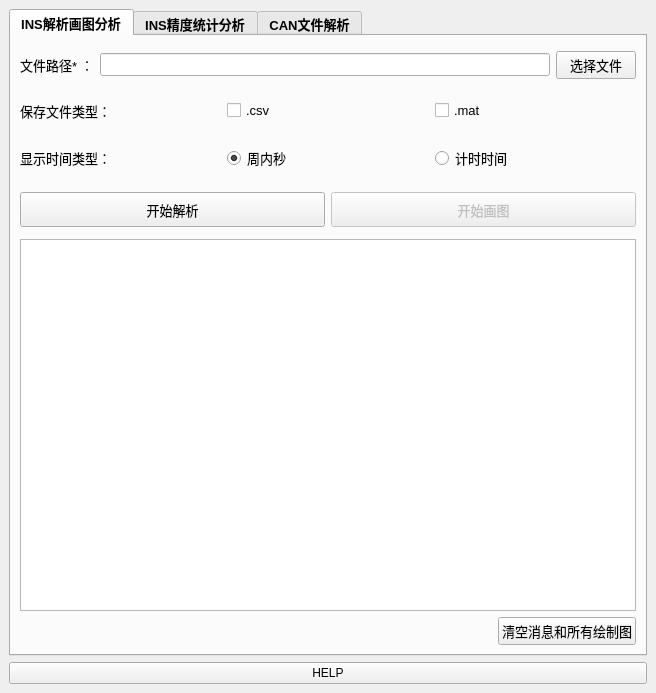
<?xml version="1.0" encoding="UTF-8"?>
<ui version="4.0">
 <class>MainWindow</class>
 <widget class="QMainWindow" name="MainWindow">
  <property name="geometry">
   <rect>
    <x>0</x>
    <y>0</y>
    <width>656</width>
    <height>693</height>
   </rect>
  </property>
  <property name="font">
   <font>
    <weight>50</weight>
    <italic>false</italic>
    <bold>false</bold>
   </font>
  </property>
  <property name="windowTitle">
   <string>数据解析与分析工具V2.0.4   Powered by 算法部 2023/02/03</string>
  </property>
  <property name="windowIcon">
   <iconset>
    <normaloff>C:/Users/wenzixuan/.designer/backup/AsensingIco.ico</normaloff>C:/Users/wenzixuan/.designer/backup/AsensingIco.ico</iconset>
  </property>
  <widget class="QWidget" name="centralwidget">
   <layout class="QVBoxLayout" name="verticalLayout_7">
    <item>
     <widget class="QTabWidget" name="textBro_PrintMsg2">
      <property name="font">
       <font>
        <pointsize>10</pointsize>
        <weight>75</weight>
        <italic>false</italic>
        <bold>true</bold>
       </font>
      </property>
      <property name="currentIndex">
       <number>0</number>
      </property>
      <widget class="QWidget" name="tab1">
       <property name="font">
        <font>
         <pointsize>10</pointsize>
         <weight>50</weight>
         <italic>false</italic>
         <bold>false</bold>
        </font>
       </property>
       <attribute name="title">
        <string>INS解析画图分析</string>
       </attribute>
       <layout class="QVBoxLayout" name="verticalLayout_2">
        <item>
         <widget class="QWidget" name="widget" native="true">
          <layout class="QHBoxLayout" name="horizontalLayout">
           <property name="leftMargin">
            <number>0</number>
           </property>
           <property name="topMargin">
            <number>6</number>
           </property>
           <property name="rightMargin">
            <number>0</number>
           </property>
           <property name="bottomMargin">
            <number>6</number>
           </property>
           <item>
            <widget class="QLabel" name="label_2">
             <property name="text">
              <string>文件路径* ：</string>
             </property>
            </widget>
           </item>
           <item>
            <widget class="QLineEdit" name="lineEdit_GetFile"/>
           </item>
           <item>
            <widget class="QPushButton" name="pushBtn_SelectFile">
             <property name="text">
              <string>选择文件</string>
             </property>
            </widget>
           </item>
          </layout>
         </widget>
        </item>
        <item>
         <widget class="QWidget" name="widget_2" native="true">
          <layout class="QHBoxLayout" name="horizontalLayout_2">
           <property name="leftMargin">
            <number>0</number>
           </property>
           <property name="topMargin">
            <number>9</number>
           </property>
           <property name="rightMargin">
            <number>0</number>
           </property>
           <property name="bottomMargin">
            <number>9</number>
           </property>
           <item>
            <widget class="QLabel" name="label_3">
             <property name="text">
              <string>保存文件类型：</string>
             </property>
            </widget>
           </item>
           <item>
            <widget class="QCheckBox" name="checkBox_csv">
             <property name="text">
              <string>.csv</string>
             </property>
            </widget>
           </item>
           <item>
            <widget class="QCheckBox" name="checkBox_mat">
             <property name="text">
              <string>.mat</string>
             </property>
            </widget>
           </item>
          </layout>
         </widget>
        </item>
        <item>
         <widget class="QWidget" name="widget_12" native="true">
          <layout class="QHBoxLayout" name="horizontalLayout_10">
           <property name="leftMargin">
            <number>0</number>
           </property>
           <property name="topMargin">
            <number>9</number>
           </property>
           <property name="rightMargin">
            <number>0</number>
           </property>
           <property name="bottomMargin">
            <number>9</number>
           </property>
           <item>
            <widget class="QLabel" name="label_6">
             <property name="text">
              <string>显示时间类型：</string>
             </property>
            </widget>
           </item>
           <item>
            <widget class="QRadioButton" name="radioButton_tow">
             <property name="text">
              <string>周内秒</string>
             </property>
             <property name="checked">
              <bool>true</bool>
             </property>
            </widget>
           </item>
           <item>
            <widget class="QRadioButton" name="radioButton_time">
             <property name="text">
              <string>计时时间</string>
             </property>
            </widget>
           </item>
          </layout>
         </widget>
        </item>
        <item>
         <widget class="QWidget" name="widget_7" native="true">
          <layout class="QHBoxLayout" name="horizontalLayout_7">
           <property name="leftMargin">
            <number>0</number>
           </property>
           <property name="topMargin">
            <number>6</number>
           </property>
           <property name="rightMargin">
            <number>0</number>
           </property>
           <property name="bottomMargin">
            <number>6</number>
           </property>
           <item>
            <widget class="QPushButton" name="pushBtn_StartParse1">
             <property name="minimumSize">
              <size>
               <width>0</width>
               <height>35</height>
              </size>
             </property>
             <property name="font">
              <font>
               <pointsize>10</pointsize>
               <weight>50</weight>
               <italic>false</italic>
               <bold>false</bold>
              </font>
             </property>
             <property name="text">
              <string>开始解析</string>
             </property>
             <property name="autoRepeatDelay">
              <number>300</number>
             </property>
            </widget>
           </item>
           <item>
            <widget class="QPushButton" name="pushBtn_StartPlot1">
             <property name="enabled">
              <bool>false</bool>
             </property>
             <property name="minimumSize">
              <size>
               <width>0</width>
               <height>35</height>
              </size>
             </property>
             <property name="font">
              <font>
               <pointsize>10</pointsize>
               <weight>50</weight>
               <italic>false</italic>
               <bold>false</bold>
              </font>
             </property>
             <property name="text">
              <string>开始画图</string>
             </property>
             <property name="autoRepeatDelay">
              <number>300</number>
             </property>
            </widget>
           </item>
          </layout>
         </widget>
        </item>
        <item>
         <widget class="QTextBrowser" name="textBrowser_showmsg1">
          <property name="font">
           <font>
            <pointsize>9</pointsize>
            <weight>50</weight>
            <italic>false</italic>
            <bold>false</bold>
           </font>
          </property>
         </widget>
        </item>
        <item>
         <widget class="QWidget" name="widget_3" native="true">
          <layout class="QHBoxLayout" name="horizontalLayout_3">
           <property name="spacing">
            <number>6</number>
           </property>
           <property name="leftMargin">
            <number>0</number>
           </property>
           <property name="topMargin">
            <number>0</number>
           </property>
           <property name="rightMargin">
            <number>0</number>
           </property>
           <property name="bottomMargin">
            <number>0</number>
           </property>
           <item>
            <spacer name="horizontalSpacer">
             <property name="orientation">
              <enum>Qt::Horizontal</enum>
             </property>
             <property name="sizeHint" stdset="0">
              <size>
               <width>306</width>
               <height>20</height>
              </size>
             </property>
            </spacer>
           </item>
           <item>
            <widget class="QPushButton" name="pushBtn_ClearMsg1">
             <property name="text">
              <string>清空消息和所有绘制图</string>
             </property>
            </widget>
           </item>
          </layout>
         </widget>
        </item>
       </layout>
      </widget>
      <widget class="QWidget" name="tab_2">
       <property name="enabled">
        <bool>true</bool>
       </property>
       <property name="font">
        <font>
         <pointsize>10</pointsize>
         <weight>50</weight>
         <italic>false</italic>
         <bold>false</bold>
        </font>
       </property>
       <attribute name="title">
        <string>INS精度统计分析</string>
       </attribute>
       <layout class="QVBoxLayout" name="verticalLayout_6">
        <item>
         <widget class="QWidget" name="widget_5" native="true">
          <layout class="QHBoxLayout" name="horizontalLayout_5">
           <property name="leftMargin">
            <number>0</number>
           </property>
           <property name="topMargin">
            <number>6</number>
           </property>
           <property name="rightMargin">
            <number>0</number>
           </property>
           <property name="bottomMargin">
            <number>6</number>
           </property>
           <item>
            <widget class="QLabel" name="label_5">
             <property name="text">
              <string>参考文件*  ：</string>
             </property>
            </widget>
           </item>
           <item>
            <widget class="QLineEdit" name="lineEdit_GetRefFile">
             <property name="placeholderText">
              <string>文件名中含设备名(仅支持100C和320)，如：&quot;test_100C.txt&quot;</string>
             </property>
            </widget>
           </item>
           <item>
            <widget class="QPushButton" name="pushBtn_SelectRef">
             <property name="text">
              <string>选择文件</string>
             </property>
            </widget>
           </item>
           <item>
            <widget class="QComboBox" name="select_type">
             <property name="font">
              <font>
               <family>黑体</family>
               <pointsize>9</pointsize>
               <weight>50</weight>
               <italic>false</italic>
               <bold>false</bold>
              </font>
             </property>
             <item>
              <property name="text">
               <string>100C</string>
              </property>
             </item>
             <item>
              <property name="text">
               <string>320</string>
              </property>
             </item>
            </widget>
           </item>
          </layout>
         </widget>
        </item>
        <item>
         <widget class="QWidget" name="widget_10" native="true">
          <layout class="QVBoxLayout" name="verticalLayout">
           <property name="spacing">
            <number>0</number>
           </property>
           <property name="leftMargin">
            <number>0</number>
           </property>
           <property name="topMargin">
            <number>0</number>
           </property>
           <property name="rightMargin">
            <number>0</number>
           </property>
           <property name="bottomMargin">
            <number>0</number>
           </property>
           <item>
            <widget class="QWidget" name="widget_6" native="true">
             <layout class="QHBoxLayout" name="horizontalLayout_6">
              <property name="leftMargin">
               <number>0</number>
              </property>
              <property name="topMargin">
               <number>6</number>
              </property>
              <property name="rightMargin">
               <number>0</number>
              </property>
              <property name="bottomMargin">
               <number>6</number>
              </property>
              <item>
               <widget class="QLabel" name="label">
                <property name="text">
                 <string>测试文件*  ：</string>
                </property>
               </widget>
              </item>
              <item>
               <widget class="QLineEdit" name="lineEdit_GetInsFile"/>
              </item>
              <item>
               <widget class="QPushButton" name="pushBtn_SelectIns">
                <property name="text">
                 <string>选择文件</string>
                </property>
               </widget>
              </item>
              <item>
               <widget class="QToolButton" name="toolButton">
                <property name="whatsThis">
                 <string>&lt;html&gt;&lt;head/&gt;&lt;body&gt;&lt;p&gt;参数设置&lt;/p&gt;&lt;/body&gt;&lt;/html&gt;</string>
                </property>
                <property name="text">
                 <string>...</string>
                </property>
               </widget>
              </item>
             </layout>
            </widget>
           </item>
          </layout>
         </widget>
        </item>
        <item>
         <widget class="QWidget" name="widget_9" native="true">
          <layout class="QHBoxLayout" name="horizontalLayout_9">
           <item>
            <widget class="QPushButton" name="pushBtn_SelectIns_2">
             <property name="text">
              <string>+ 添加测试文件</string>
             </property>
            </widget>
           </item>
           <item>
            <widget class="QToolButton" name="clear_test_file">
             <property name="focusPolicy">
              <enum>Qt::StrongFocus</enum>
             </property>
             <property name="whatsThis">
              <string/>
             </property>
             <property name="text">
              <string>清除测试文件</string>
             </property>
            </widget>
           </item>
           <item>
            <spacer name="horizontalSpacer_4">
             <property name="orientation">
              <enum>Qt::Horizontal</enum>
             </property>
             <property name="sizeHint" stdset="0">
              <size>
               <width>40</width>
               <height>20</height>
              </size>
             </property>
            </spacer>
           </item>
           <item>
            <widget class="QPushButton" name="pushBtn_addScene">
             <property name="text">
              <string>+添加场景</string>
             </property>
            </widget>
           </item>
           <item>
            <widget class="QToolButton" name="importScene">
             <property name="whatsThis">
              <string>&lt;html&gt;&lt;head/&gt;&lt;body&gt;&lt;p&gt;参数设置&lt;/p&gt;&lt;/body&gt;&lt;/html&gt;</string>
             </property>
             <property name="text">
              <string>导入/清除场景</string>
             </property>
            </widget>
           </item>
          </layout>
         </widget>
        </item>
        <item>
         <widget class="QWidget" name="widget_16" native="true">
          <layout class="QVBoxLayout" name="verticalLayout_4">
           <property name="spacing">
            <number>0</number>
           </property>
           <property name="leftMargin">
            <number>0</number>
           </property>
           <property name="topMargin">
            <number>0</number>
           </property>
           <property name="rightMargin">
            <number>0</number>
           </property>
           <property name="bottomMargin">
            <number>0</number>
           </property>
           <item>
            <widget class="QWidget" name="widget_11" native="true">
             <layout class="QHBoxLayout" name="horizontalLayout_11">
              <property name="leftMargin">
               <number>0</number>
              </property>
              <property name="topMargin">
               <number>6</number>
              </property>
              <property name="rightMargin">
               <number>0</number>
              </property>
              <property name="bottomMargin">
               <number>6</number>
              </property>
              <item>
               <widget class="QLabel" name="label_9">
                <property name="whatsThis">
                 <string>&lt;html&gt;&lt;head/&gt;&lt;body&gt;&lt;p&gt;默认统计全程时间&lt;/p&gt;&lt;/body&gt;&lt;/html&gt;</string>
                </property>
                <property name="text">
                 <string>场景：</string>
                </property>
               </widget>
              </item>
              <item>
               <widget class="QLineEdit" name="lineEdit_scene">
                <property name="layoutDirection">
                 <enum>Qt::LeftToRight</enum>
                </property>
                <property name="text">
                 <string/>
                </property>
                <property name="placeholderText">
                 <string>高速/隧道/等...</string>
                </property>
               </widget>
              </item>
              <item>
               <widget class="QLabel" name="label_7">
                <property name="whatsThis">
                 <string>&lt;html&gt;&lt;head/&gt;&lt;body&gt;&lt;p&gt;默认统计全程时间&lt;/p&gt;&lt;/body&gt;&lt;/html&gt;</string>
                </property>
                <property name="text">
                 <string>开始(周内秒, s)：</string>
                </property>
               </widget>
              </item>
              <item>
               <widget class="QLineEdit" name="lineEdit_StarTime">
                <property name="text">
                 <string/>
                </property>
                <property name="placeholderText">
                 <string>0</string>
                </property>
               </widget>
              </item>
              <item>
               <widget class="QLabel" name="label_8">
                <property name="text">
                 <string> 结束(周内秒, s)：</string>
                </property>
               </widget>
              </item>
              <item>
               <widget class="QLineEdit" name="lineEdit_EndTime">
                <property name="text">
                 <string/>
                </property>
                <property name="placeholderText">
                 <string>0</string>
                </property>
               </widget>
              </item>
             </layout>
            </widget>
           </item>
          </layout>
         </widget>
        </item>
        <item>
         <widget class="QWidget" name="widget_8" native="true">
          <layout class="QHBoxLayout" name="horizontalLayout_8">
           <property name="leftMargin">
            <number>0</number>
           </property>
           <property name="topMargin">
            <number>2</number>
           </property>
           <property name="rightMargin">
            <number>0</number>
           </property>
           <property name="bottomMargin">
            <number>6</number>
           </property>
           <item>
            <widget class="QPushButton" name="pushBtn_StartParse2">
             <property name="enabled">
              <bool>true</bool>
             </property>
             <property name="minimumSize">
              <size>
               <width>0</width>
               <height>35</height>
              </size>
             </property>
             <property name="font">
              <font>
               <pointsize>10</pointsize>
               <weight>50</weight>
               <italic>false</italic>
               <bold>false</bold>
              </font>
             </property>
             <property name="text">
              <string>开始统计</string>
             </property>
            </widget>
           </item>
           <item>
            <widget class="QPushButton" name="pushBtn_StartPlot2">
             <property name="enabled">
              <bool>false</bool>
             </property>
             <property name="minimumSize">
              <size>
               <width>0</width>
               <height>35</height>
              </size>
             </property>
             <property name="font">
              <font>
               <pointsize>10</pointsize>
               <weight>50</weight>
               <italic>false</italic>
               <bold>false</bold>
              </font>
             </property>
             <property name="text">
              <string>开始画图</string>
             </property>
            </widget>
           </item>
           <item>
            <widget class="QWidget" name="widget_13" native="true">
             <layout class="QHBoxLayout" name="horizontalLayout_13">
              <property name="leftMargin">
               <number>0</number>
              </property>
              <property name="topMargin">
               <number>6</number>
              </property>
              <property name="rightMargin">
               <number>0</number>
              </property>
              <property name="bottomMargin">
               <number>6</number>
              </property>
              <item>
               <widget class="QLabel" name="label_10">
                <property name="text">
                 <string>显示时间类型：</string>
                </property>
               </widget>
              </item>
              <item>
               <widget class="QRadioButton" name="radioButton_tow2">
                <property name="text">
                 <string>周内秒</string>
                </property>
                <property name="checked">
                 <bool>true</bool>
                </property>
               </widget>
              </item>
              <item>
               <widget class="QRadioButton" name="radioButton_time2">
                <property name="text">
                 <string>计时时间</string>
                </property>
               </widget>
              </item>
              <item>
               <spacer name="horizontalSpacer_5">
                <property name="orientation">
                 <enum>Qt::Horizontal</enum>
                </property>
                <property name="sizeHint" stdset="0">
                 <size>
                  <width>40</width>
                  <height>20</height>
                 </size>
                </property>
               </spacer>
              </item>
              <item>
               <widget class="QLabel" name="label_4">
                <property name="text">
                 <string>显示GPS数量：</string>
                </property>
               </widget>
              </item>
              <item>
               <widget class="QSpinBox" name="showGPS_spinBox">
                <property name="minimum">
                 <number>1</number>
                </property>
               </widget>
              </item>
              <item>
               <spacer name="horizontalSpacer_3">
                <property name="orientation">
                 <enum>Qt::Horizontal</enum>
                </property>
                <property name="sizeHint" stdset="0">
                 <size>
                  <width>40</width>
                  <height>20</height>
                 </size>
                </property>
               </spacer>
              </item>
             </layout>
            </widget>
           </item>
          </layout>
         </widget>
        </item>
        <item>
         <widget class="QTextBrowser" name="textBrowser_showmsg2">
          <property name="cursor" stdset="0">
           <cursorShape>IBeamCursor</cursorShape>
          </property>
         </widget>
        </item>
        <item>
         <widget class="QWidget" name="widget_4" native="true">
          <layout class="QHBoxLayout" name="horizontalLayout_4">
           <property name="spacing">
            <number>9</number>
           </property>
           <property name="leftMargin">
            <number>0</number>
           </property>
           <property name="topMargin">
            <number>0</number>
           </property>
           <property name="rightMargin">
            <number>0</number>
           </property>
           <property name="bottomMargin">
            <number>0</number>
           </property>
           <item>
            <spacer name="horizontalSpacer_2">
             <property name="orientation">
              <enum>Qt::Horizontal</enum>
             </property>
             <property name="sizeHint" stdset="0">
              <size>
               <width>306</width>
               <height>20</height>
              </size>
             </property>
            </spacer>
           </item>
           <item>
            <widget class="QPushButton" name="pushBtn_ClearMsg2">
             <property name="text">
              <string>清空消息和所有绘制图</string>
             </property>
            </widget>
           </item>
          </layout>
         </widget>
        </item>
       </layout>
      </widget>
      <widget class="QWidget" name="tab">
       <attribute name="title">
        <string>CAN文件解析</string>
       </attribute>
       <layout class="QVBoxLayout" name="verticalLayout_3">
        <item>
         <widget class="QWidget" name="widget_15" native="true">
          <layout class="QHBoxLayout" name="horizontalLayout_12">
           <property name="leftMargin">
            <number>0</number>
           </property>
           <property name="topMargin">
            <number>6</number>
           </property>
           <property name="bottomMargin">
            <number>6</number>
           </property>
           <item>
            <widget class="QLabel" name="label_dbc">
             <property name="text">
              <string>dbc文件/文件夹路径* :</string>
             </property>
            </widget>
           </item>
           <item>
            <widget class="QLineEdit" name="lineEdit_getDBCtext">
             <property name="placeholderText">
              <string>dbc文件/文件夹路径</string>
             </property>
            </widget>
           </item>
           <item>
            <widget class="QPushButton" name="pushBtn_getDBCtext">
             <property name="text">
              <string>选择文件</string>
             </property>
            </widget>
           </item>
          </layout>
         </widget>
        </item>
        <item>
         <widget class="QWidget" name="lineEdit_getfiletext" native="true">
          <layout class="QHBoxLayout" name="horizontalLayout_16">
           <property name="leftMargin">
            <number>0</number>
           </property>
           <property name="topMargin">
            <number>6</number>
           </property>
           <property name="bottomMargin">
            <number>6</number>
           </property>
           <item>
            <widget class="QLabel" name="label_file">
             <property name="text">
              <string>待解析文件*  ：</string>
             </property>
            </widget>
           </item>
           <item>
            <widget class="QLineEdit" name="lineEdit_GetFiletext">
             <property name="toolTip">
              <string>blf或asc文件/文件夹路径</string>
             </property>
             <property name="placeholderText">
              <string>blf或asc文件/文件夹路径</string>
             </property>
            </widget>
           </item>
           <item>
            <widget class="QPushButton" name="pushBtn_GetFiletext">
             <property name="text">
              <string>选择文件</string>
             </property>
            </widget>
           </item>
          </layout>
         </widget>
        </item>
        <item>
         <widget class="QWidget" name="widget_14" native="true">
          <layout class="QVBoxLayout" name="verticalLayout_5">
           <property name="leftMargin">
            <number>0</number>
           </property>
           <property name="topMargin">
            <number>6</number>
           </property>
           <property name="rightMargin">
            <number>0</number>
           </property>
           <property name="bottomMargin">
            <number>6</number>
           </property>
           <item>
            <widget class="QPushButton" name="pushBtn_decode">
             <property name="enabled">
              <bool>true</bool>
             </property>
             <property name="minimumSize">
              <size>
               <width>0</width>
               <height>35</height>
              </size>
             </property>
             <property name="font">
              <font>
               <pointsize>10</pointsize>
               <weight>50</weight>
               <italic>false</italic>
               <bold>false</bold>
              </font>
             </property>
             <property name="text">
              <string>解析CAN数据成mat格式</string>
             </property>
            </widget>
           </item>
           <item>
            <widget class="QTextBrowser" name="textBrowser_can"/>
           </item>
          </layout>
         </widget>
        </item>
        <item>
         <widget class="QWidget" name="widget_17" native="true">
          <layout class="QHBoxLayout" name="horizontalLayout_14">
           <property name="leftMargin">
            <number>0</number>
           </property>
           <property name="topMargin">
            <number>0</number>
           </property>
           <property name="rightMargin">
            <number>0</number>
           </property>
           <property name="bottomMargin">
            <number>0</number>
           </property>
           <item>
            <spacer name="horizontalSpacer_6">
             <property name="orientation">
              <enum>Qt::Horizontal</enum>
             </property>
             <property name="sizeHint" stdset="0">
              <size>
               <width>578</width>
               <height>20</height>
              </size>
             </property>
            </spacer>
           </item>
           <item>
            <widget class="QPushButton" name="pushBtn_ClearMsg_can">
             <property name="text">
              <string>清空消息</string>
             </property>
            </widget>
           </item>
          </layout>
         </widget>
        </item>
       </layout>
      </widget>
     </widget>
    </item>
    <item>
     <widget class="QPushButton" name="botton_help">
      <property name="text">
       <string>HELP</string>
      </property>
     </widget>
    </item>
   </layout>
  </widget>
 </widget>
 <resources/>
 <connections/>
</ui>
